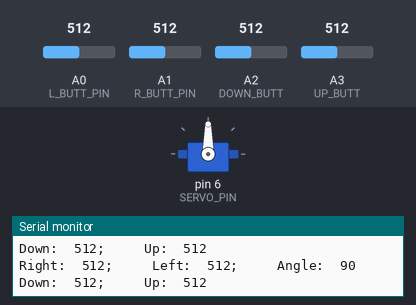
Simulated run of this sketch. Board: Arduino Uno, built with avr-gcc and run on an emulated ATmega328P. Shown: servo, the last lines printed to the serial monitor. The inputs (shaded band) are chosen by the test bench; at power-on: A0 (L_BUTT_PIN) = 512, A1 (R_BUTT_PIN) = 512, A2 (DOWN_BUTT) = 512, A3 (UP_BUTT) = 512.

Above: at 1.2 s.
1.3 s: A0 (L_BUTT_PIN) set to 889
4.3 s: A0 (L_BUTT_PIN) set to 911
At 4.59 s:
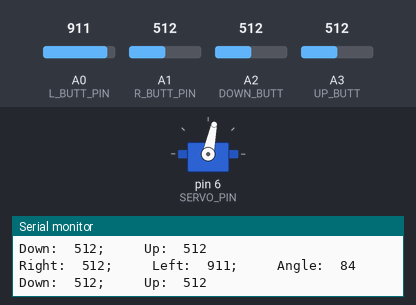
At 6.6 s:
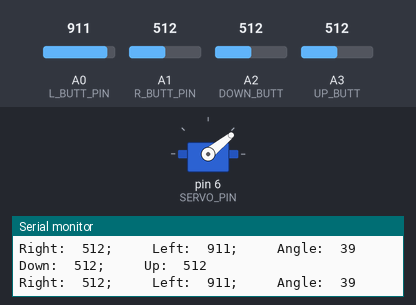
7.3 s: A1 (R_BUTT_PIN) set to 110
10.3 s: A1 (R_BUTT_PIN) set to 94
13.3 s: A2 (DOWN_BUTT) set to 106
16.3 s: A2 (DOWN_BUTT) set to 92
Timing chart, 0 to 18.8 s (numbered marks = the images above; inputs shaded):
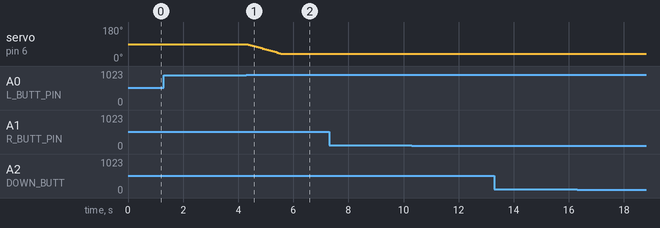

The sketch:

LeftRightServo.ino
```cpp
#include <Servo.h>

/* Setup for the arcade joystick */
#define L_BUTT_PIN A0
#define R_BUTT_PIN A1
#define DOWN_BUTT A2
#define UP_BUTT A3

int leftButtState = 0;
int rightButtState = 0;
int downButtState = 0;
int upButtState = 0;

/* Setup for the servo motor */
const int SERVO_PIN = 6;
Servo servo;
int servoAngle = 90;


/* Setup for the stepper motor */
const int STEPPER_STEP_PIN = 3;
const int STEPPER_DIR_PIN = 4;

void setup() {
  servo.attach(SERVO_PIN);
  pinMode(L_BUTT_PIN, INPUT);
  pinMode(R_BUTT_PIN, INPUT);
  pinMode(DOWN_BUTT, INPUT);
  pinMode(UP_BUTT, INPUT);
  pinMode(STEPPER_STEP_PIN, OUTPUT);
  pinMode(STEPPER_DIR_PIN, OUTPUT);
  Serial.begin(9600); // For logging & monitoring
}

void loop() {
  evaluateMotors();

}

static void evaluateMotors() {
  leftButtState = analogRead(L_BUTT_PIN);
  rightButtState = analogRead(R_BUTT_PIN);
  downButtState = analogRead(DOWN_BUTT);
  upButtState = analogRead(UP_BUTT);

  if (rightButtState > 900 && leftButtState < 500 && servoAngle < 120) {
    servoAngle += 3;
  } else if (leftButtState > 900 && servoAngle > 40) {
    servoAngle -= 3;
  }

  servo.write(servoAngle);

  if (downButtState > 900 && upButtState < 150) {
    digitalWrite(STEPPER_DIR_PIN, HIGH);
    for(int x = 0; x < 400; x++) {
      digitalWrite(STEPPER_STEP_PIN, HIGH);
      delayMicroseconds(500);
      digitalWrite(STEPPER_STEP_PIN, LOW);
      delayMicroseconds(500);
    }
  }

  if(upButtState > 900 && downButtState < 150) {
    digitalWrite(STEPPER_DIR_PIN, LOW);
    for(int x = 0; x < 400; x++) {
      digitalWrite(STEPPER_STEP_PIN, HIGH);
      delayMicroseconds(500);
      digitalWrite(STEPPER_STEP_PIN, LOW);
      delayMicroseconds(500);
    }
  }

  Serial.print("Down:  "); Serial.print(downButtState); Serial.print(";     Up:  "); Serial.println(upButtState);

  Serial.print("Right:  "); Serial.print(rightButtState); Serial.print(";     Left:  "); Serial.print(leftButtState); Serial.print(";     Angle:  "); Serial.println(servoAngle);
}
```

Measured:
- the behaviour switches between 900 and 901 on A0 (L_BUTT_PIN) (found by bisection; images 0 and 1)
- after the input at 4.3 s, servo on pin 6 (SERVO_PIN): moves from 90° to 39° over 1.2 s, starting after 0.06 s
